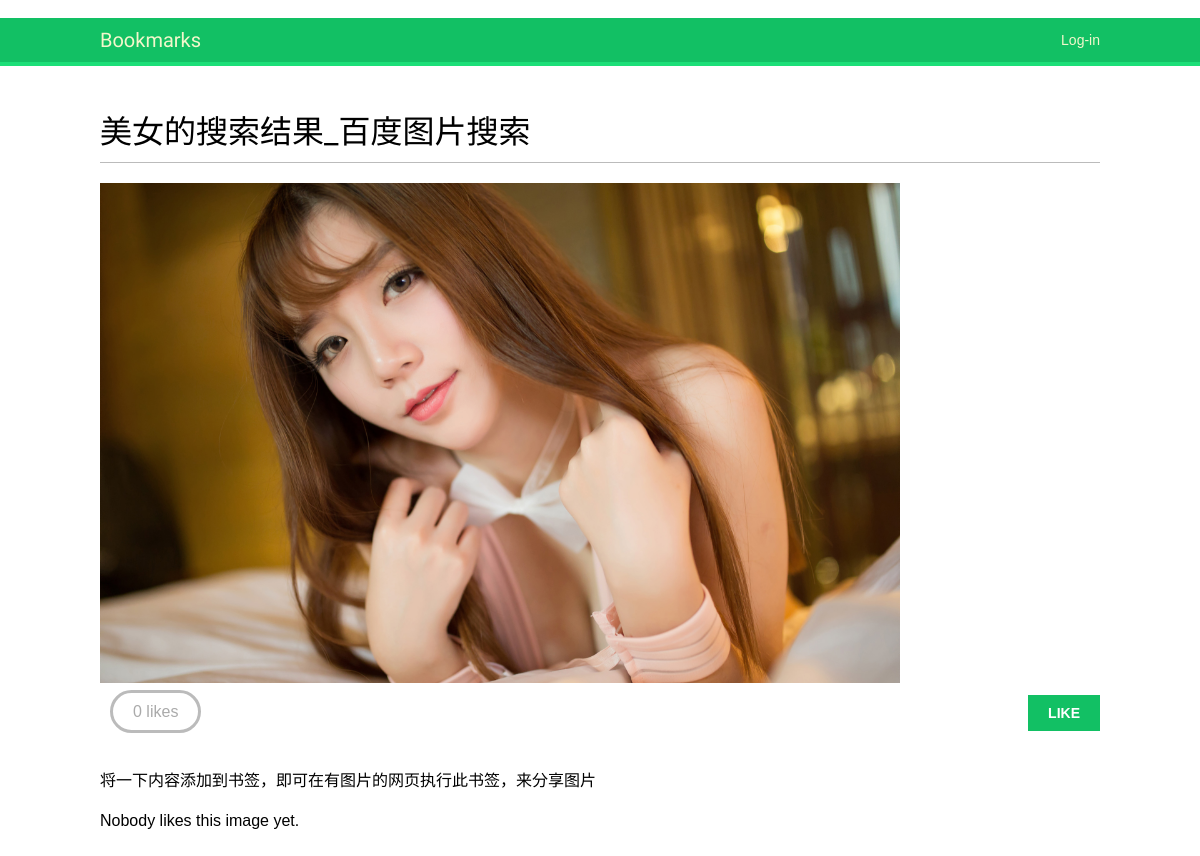
Before: /images/detail/6/_/ with the older database file.
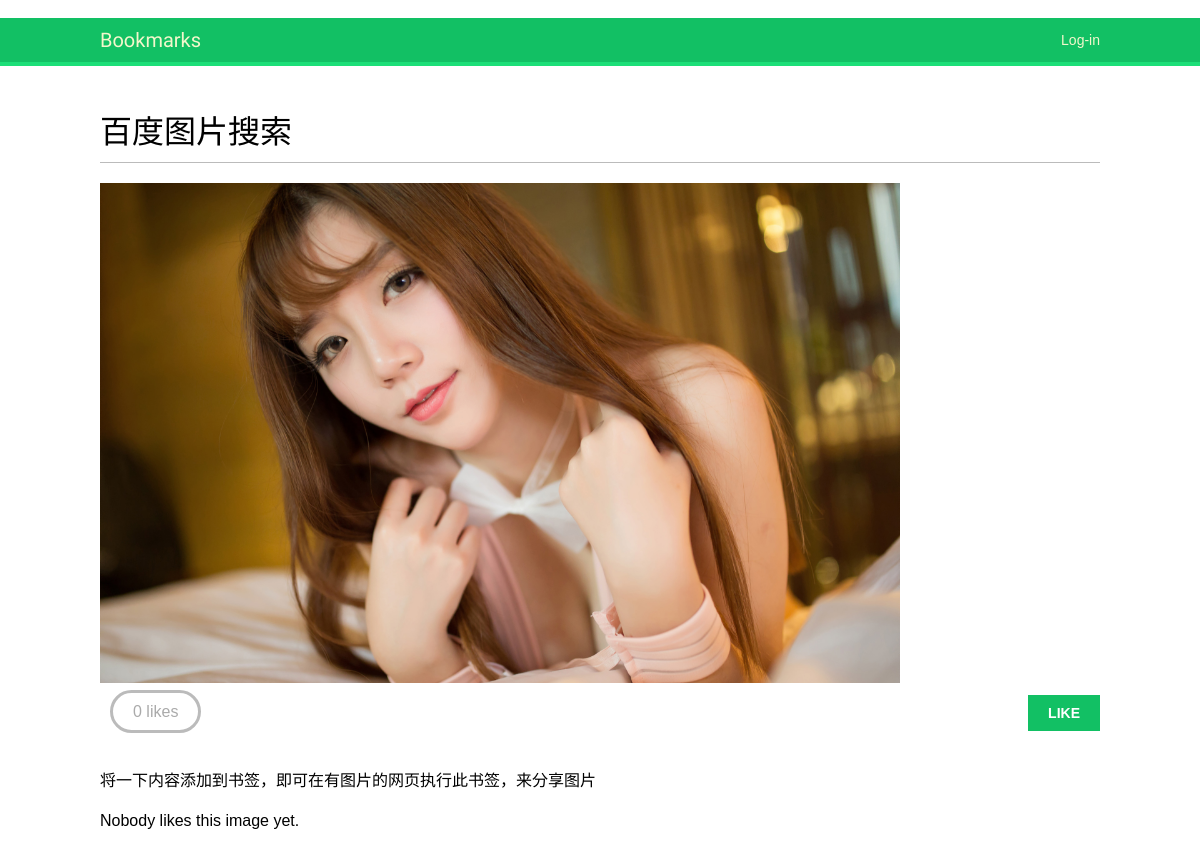
After: the same page with the newer database file.
### images/models.py (models this page shows, shortened)
class Image(models.Model):
    user = models.ForeignKey(settings.AUTH_USER_MODEL,related_name='images_created')
    title = models.CharField(max_length=200)
    slug = models.SlugField(max_length=200,blank=True)
    url = models.URLField()
    image = models.ImageField(upload_to='images/%Y/%m/%d')
    description = models.TextField(blank=True)
    created = models.DateField(auto_now_add=True,db_index=True)
    user_like = models.ManyToManyField(settings.AUTH_USER_MODEL,
                                        related_name='images_liked',blank=True)

### images/views.py (the view)
# urls.py: url(r'^detail/(?P<id>\d+)/(?P<slug>[-\w]+)/$', views.image_detail, name='detail'),
def image_detail(request, id, slug):
    image = get_object_or_404(Image, id=id, slug=slug)
    return render(request, 'images/image/detail.html', {'section': 'images','image': image})

### images/templates/images/image/detail.html (shortened to what this page needs)
{% extends "base.html" %}
{% block content %}
    <h1>{{ image.title }}</h1>
    <a href="{{ image.image.url }}">
        <img src="{{ image.image.url }}"  height="500"/>
    </a>
    {% with total_likes=image.user_like.count users_like=image.user_like.all %}
    <div class="image-info">
        <div>
            <span class="count">
            <span class="total">{{ total_likes }}</span>
            like{{ total_likes|pluralize }}
            </span>
            <a href="{% url "images:like" %}" data-id="{{ image.id }}" data-action="{% if request.user in users_like %}un{% endif %}like" class="like button">
            {% if request.user not in users_like %}
                Like
            {% else %}
                Unlike
            {% endif %}
            </a>
        </div>
        {{ image.description|linebreaks }}
    </div>
    <div class="image-likes">
        {% for user in image.user_like.all %}
            <div>
                {%comment%}
                {%endcomment%}
                <img src="{{ user.profile.photo.url }}" />
                <p>{{ user.first_name }}</p>
            </div>
        {% empty %}
            Nobody likes this image yet.
        {% endfor %}
    </div>
    {% endwith %}
{% endblock %}

### account/templates/base.html (shortened to what this page needs)
﻿{% load staticfiles %}
<!DOCTYPE html>
<html>
<head>
    <link href="{% static "css/base.css" %}" rel="stylesheet">
</head>
<body>
    <div id="header">
        <span class="logo"><a href="{% url "dashboard" %}">Bookmarks</a></span>
        <span class="user">
            {% if request.user.is_authenticated %}
                Hello {{ request.user.first_name }},
                <a href="{% url "logout" %}">Logout</a>
            {% else %}
                <a href="{% url "login" %}">Log-in</a>
            {% endif %}
        </span>
    </div>
    <div id="content">
        {% block content %}
        {% endblock %}
    </div>
</body>
</html>

### account/static/css/base.css (style rules this page uses)
body { margin:0; padding:0; font-family:helvetica, sans-serif; }
p { line-height: 1.8; }
a { color:#12c064; text-decoration:none; }
h1, h2, h3, h4, h5 , h6 { font-family: 'Muli', sans-serif; font-weight:normal; }
h1 { border-bottom:1px solid #bbb; padding:0 0 10px 0; margin:10px 0 20px 0; }
#header { padding:10px 100px; font-size:14px; background:#12c064; color:#fff; border-bottom:4px solid #1cdf78; overflow:auto; }
#header .logo { font-family: 'Muli', sans-serif; float:left; color:#f3f7cc; font-size:20px; margin-right:10%; }
#header a { color:#f3f7cc; }
#header .user { float:right; padding-top:4px; }
#content { padding:30px 100px; }
input[type=submit], a.button { font-weight:bold; background:#12c064; color:#fff; padding:10px 20px; font-size:14px; text-transform:uppercase; }
.image-info div { padding:20px 0; overflow:auto; }
.count { color:#aaa; border:3px solid #bbb; border-radius:26px; padding:10px 20px; margin:20px 10px 0; }
a.like, a.follow { float:right; margin-top:-8px; }

Changed rows visible on the page:
changed Image "将一下内容添加到书签，即可在有图片的网页执行此书签，来分享图片": title "美女的搜索结果_百度图片搜索" → "百度图片搜索"
